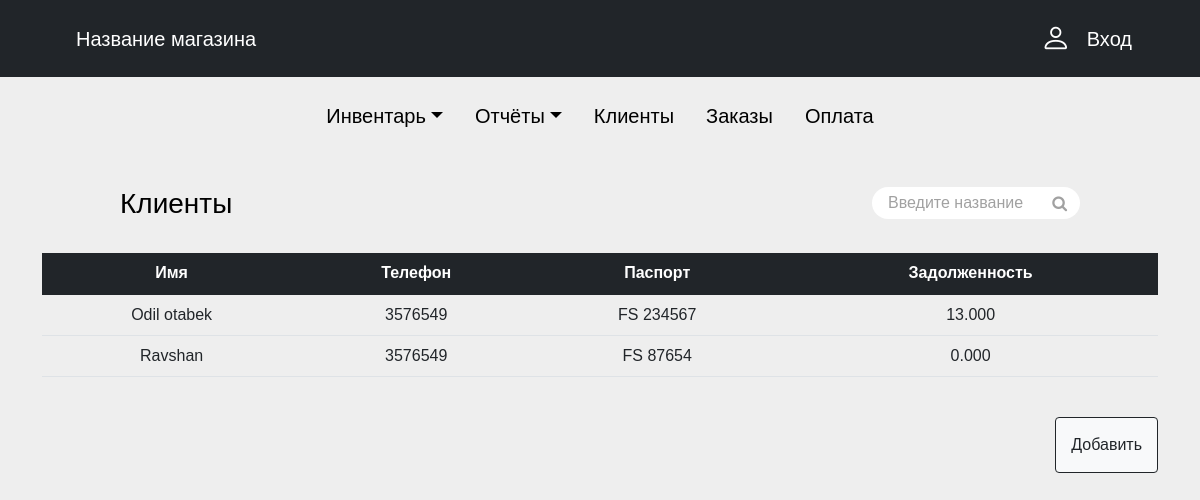
The page /user/ on the database its author committed.
### myapp/models.py (models this page shows, shortened)
class User_Profile(models.Model):
    name = models.CharField(max_length=200)
    seria = models.CharField(max_length=200)
    number = models.CharField(max_length=200)
    debt = models.IntegerField(default=0)
    def get_debt(self):
        order = sum([i.get_order() for i in self.customer.all()]) - sum([i.prize for i in self.customer_pay.all()])
        return order

class Order(models.Model):
    user_profile_id = models.ForeignKey(User_Profile, on_delete=models.CASCADE, related_name='customer', blank=True, null=True)
    deadline = models.IntegerField(blank=True)
    product_id = models.ForeignKey(Product, on_delete=models.CASCADE, related_name='lesa', blank=True, null=True)
    quantity = models.IntegerField()
    date = models.DateField(auto_now_add=True, blank=True, null=True)
    def get_order(self):
        sub_total = self.product_id.origin_prize
        total = self.quantity * sub_total
        return total

class Product(models.Model):
    choises = (
        ('День', 'День'),
        ('Час', 'Час')
    )
    name = models.CharField(max_length=255)
    weight = models.IntegerField()
    quantity = models.IntegerField()
    origin_prize = models.DecimalField(max_digits=6, decimal_places=3)
    second_prize = models.DecimalField(max_digits=6, decimal_places=3)
    product_prize = models.DecimalField(max_digits=6, decimal_places=3)
    type = models.CharField(max_length=200, default='День', choices=choises)
    created_time = models.DateField(auto_now_add=True, blank=True, null=True)
    update_time = models.DateField(auto_now=True, blank=True, null=True)

class Payment(models.Model):
    user_profile_id = models.ForeignKey(User_Profile, related_name='customer_pay', on_delete=models.CASCADE)
    order_id = models.ForeignKey(Order, on_delete=models.CASCADE)
    method_id = models.ForeignKey('Type_of_payment', on_delete=models.CASCADE, related_name='payment')
    created_date = models.DateField(auto_now_add=True)
    update_date = models.DateField(auto_now=True)
    prize = models.DecimalField(max_digits=10, decimal_places=3)

### myapp/views.py (the view)
def user(request):
    try:
        user = User_Profile.objects.all()
    except:
        raise Http404
    context = {
        'user': user
    }
    return render(request, 'user.html', context=context)

### myapp/templates/user.html (shortened to what this page needs)
{% extends 'base.html' %}
{% block content %}
    <div class="top-se mt-5">
        <h3 style="color: black">Клиенты</h3>
        <form class="searchInputWrapper">
            <input class="searchInput" type="text" placeholder='Введите название'>
            <i class="searchInputIcon fa fa-search"></i>
        </form>
    </div>
    <br>
    <div class="container">
        <table class="table text-center">
            <thead class="table-dark rounded">
            <tr>
                <th scope="col">Имя</th>
                <th scope="col">Телефон</th>
                <th scope="col">Паспорт</th>
                <th scope="col">Задолженность</th>
            </tr>
            </thead>
            <tbody>
            {% for x in user %}
                <tr>
                    <td>{{ x.name }}</td>
                    <td>{{ x.number }}</td>
                    <td>{{ x.seria }}</td>
                    <td>{{ x.get_debt }}</td>
                </tr>
            {% endfor %}
            </tbody>
        </table>
        <br>
        <a style="float: right; padding: 15px" class="btn bg-light border-dark" href="{% url 'user_create' %}" role="button">Добавить</a>
    </div>
{% endblock %}

### myapp/templates/user.html (style rules this page uses)
* { margin: 0; padding: 0; box-sizing: border-box; }
body { background-color: #eee; color: #a1a1a1; font-family: sans-serif; }
.searchInputWrapper { position: relative; }
.searchInput { width: 13rem; height: 2rem; padding: 0 1rem; border-radius: 2rem; border: none; transition: transform 0.1s ease-in-out; }
::placeholder { color: #a1a1a1; }
.searchInputIcon { position: absolute; right: 0.8rem; top: 0.5rem; color: #a1a1a1; transition: all 0.1s ease-in-out; }
.top-se { display: flex; justify-content: space-between; margin: 0 10%; }

### rows shown on the page
User_Profile: name "Odil otabek", number "3576549", seria "FS 234567", get_debt "13.000"
User_Profile: name "Ravshan", number "3576549", seria "FS 87654", get_debt "0.000"
